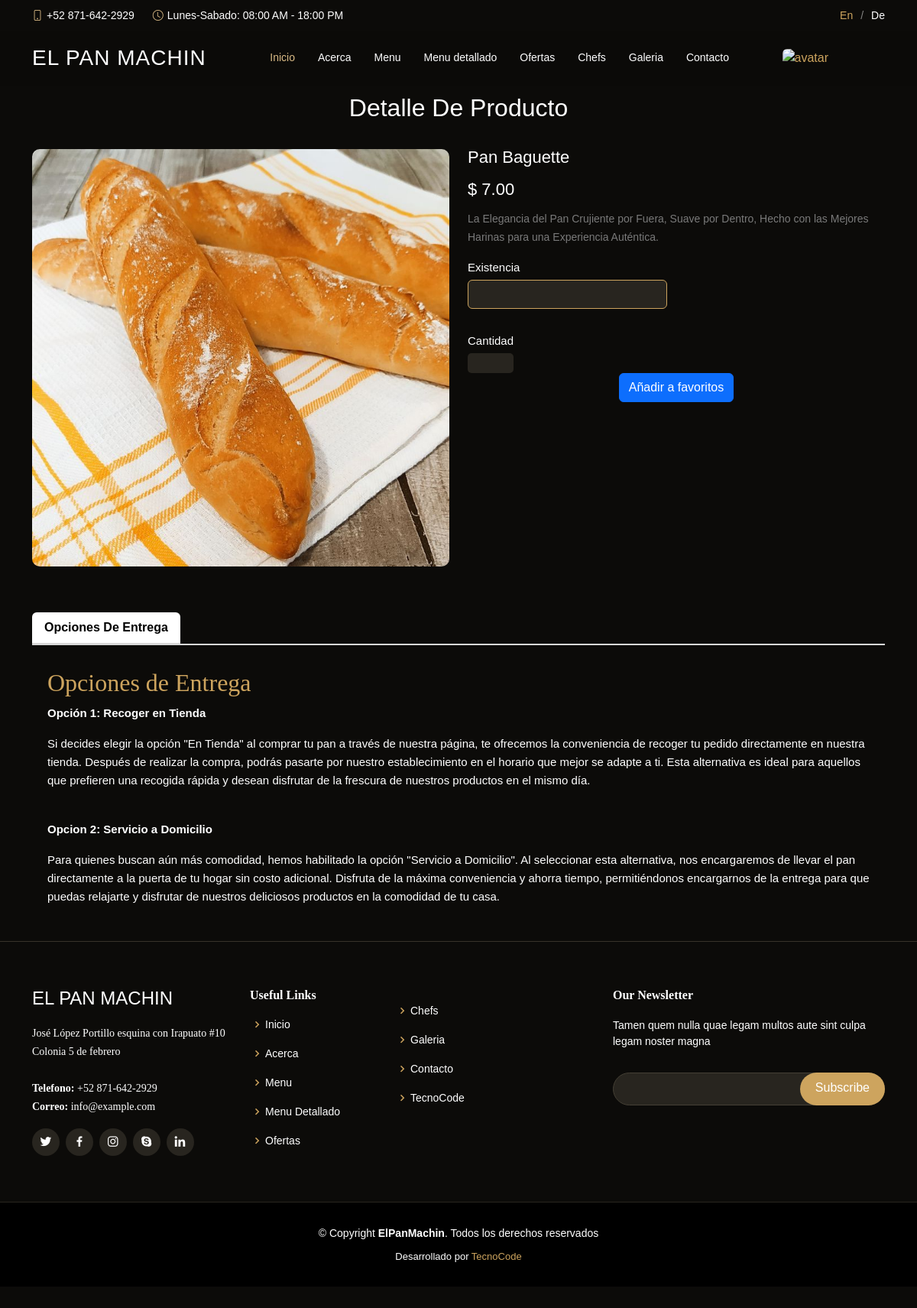
Screenshot of /src/views/user/product_details.php?id=4 (signed in) with the database file from the repository.
### tables this page shows
CREATE TABLE `img_productos` (
  `id_img_productos` int(11) NOT NULL,
  `id_producto` int(11) DEFAULT NULL,
  `nombre_imagen` varchar(500) DEFAULT NULL
);

CREATE TABLE `productos` (
  `id_producto` int(11) NOT NULL,
  `nom_producto` varchar(100) DEFAULT NULL,
  `precio` double DEFAULT NULL,
  `descripcion` varchar(500) DEFAULT NULL,
  `existencia` int(11) DEFAULT NULL,
  `estado` varchar(50) DEFAULT NULL,
  `fecha` timestamp NOT NULL DEFAULT current_timestamp() ON UPDATE current_timestamp()
);

### src/data/Database.php (called while the page is built, shortened)
<?php
class Database
{
    private $servername = "localhost";
    private $username = "root";
    private $password = "";
    private $dbname = "panaderia";
    private $conn;
    public function __construct()
    {
        try {
            $this->conn = new PDO("mysql:host=$this->servername;dbname=$this->dbname", $this->username, $this->password);
            $this->conn->setAttribute(PDO::ATTR_ERRMODE, PDO::ERRMODE_EXCEPTION);
            $this->conn->exec("set names utf8");
        } catch (PDOException $e) {
            echo "Error en la conexión: " . $e->getMessage();
        }
    }
    public function ejecutarConsulta($sql, $params = [])
    {
        try {
            $stmt = $this->conn->prepare($sql);
            $stmt->execute($params);
            return $stmt;
        } catch (PDOException $e) {
            echo "Error en la consulta: " . $e->getMessage();
            return null;
        }
    }
    public function seleccionarDatos($sql, $params = [])
    {
        $stmt = $this->ejecutarConsulta($sql, $params);
        if ($stmt) {
            return $stmt->fetchAll(PDO::FETCH_ASSOC);
        } else {
            return null;
        }
    }
}
?>

### src/views/user/product_details.php (the view, shortened to what this page needs)
<?php
$db = new Database;
if(isset($_GET['id'])){
  $id_producto = $_GET['id'];
  $sql_product = "select * from productos inner join img_productos on img_productos.id_producto=productos.id_producto where productos.id_producto=$id_producto";
$producto = $db->seleccionarDatos($sql_product);
}
?>
<!DOCTYPE html>
<html lang="en">
<head>
</head>
<body>
    <link href="https://maxcdn.bootstrapcdn.com/bootstrap/4.1.1/css/bootstrap.min.css" rel="stylesheet"
        id="bootstrap-css">
    <link rel="stylesheet" type="text/css"
        href="https://cdnjs.cloudflare.com/ajax/libs/OwlCarousel2/2.3.4/assets/owl.theme.default.min.css">
    <link href="https://cdnjs.cloudflare.com/ajax/libs/bootstrap/5.1.3/css/bootstrap.min.css" rel="stylesheet">
    <link href="https://cdn.jsdelivr.net/npm/bootstrap@5.3.3/dist/css/bootstrap.min.css" rel="stylesheet"
>
    <div class="pd-wrap">
        <link href="/panaderia/assets/vendor/animate.css/animate.min.css" rel="stylesheet">
        <link href="/panaderia/assets/vendor/aos/aos.css" rel="stylesheet">
        <link href="/panaderia/assets/vendor/bootstrap/css/bootstrap.min.css" rel="stylesheet">
        <link href="/panaderia/assets/vendor/bootstrap-icons/bootstrap-icons.css" rel="stylesheet">
        <link href="/panaderia/assets/vendor/boxicons/css/boxicons.min.css" rel="stylesheet">
        <link href="/panaderia/assets/vendor/glightbox/css/glightbox.min.css" rel="stylesheet">
        <link href="/panaderia/assets/vendor/swiper/swiper-bundle.min.css" rel="stylesheet">
        <link href="/panaderia/assets/css/style.css" rel="stylesheet">
        <?php include('../../../templates/navbar.php'); ?>
        <br><br><br>
        <div class="container">
            <div class="heading-section">
                <h2>Detalle De Producto</h2>
            </div>
            <?php
foreach($producto as $producto){
  $nombre = $producto['nom_producto'];
  $precio = $producto['precio'];
  $descripcion = $producto['descripcion'];
  $imagen = $producto['nombre_imagen'];
              ?>
            <div class="row">
                <div class="col-md-6">
                    <div id="slider" class="product-slider">
                        <div class="item">
                            <img style="border-radius:10px; width:100%; margin-bottom:20px;"
                                src="/panaderia/assets/img/images_product/<?php echo $imagen; ?> " />
                        </div>
                    </div>
                </div>
                <div class="col-md-6">
                    <div class="product-dtl">
                        <div class="product-info">
                            <div class="product-name"><?php echo $nombre?></div>
                            <div class="product-price-discount">
                                <span><?php echo "$ ". number_format($precio,2); ?></span>
                            </div>
                        </div>
                        <p><?php echo $descripcion?></p>
                        <div class="row">
                            <div class="col-md-6">
                                <label for="size">Existencia</label>
                                <select id="size" name="size" class="form-control"
                                    style="background:#28251f;color:white; outline:none; border:1px solid #cda45e"
                                    aria-label="Disabled select example" disabled>
                                </select>
                            </div>
                            <br><br><br><br>
                            <div class="product-count">
                                <label for="size">Cantidad</label>
                                <br>
                                <input type="number"
                                    style="background:#28251f; border-radius:5px; color:white; outline:none; border:0px "
                                    name="quantity" id="cantidad" class="qty">
                                <br>
                                <center>
                                    <button class="btn btn-primary add-to-cart">Añadir a favoritos </button>
                                </center>
                            </div>
                        </div>
                    </div>
                </div>
                <?php
  }
?>
                <div class="product-info-tabs" style="margin-top:40px">
                    <ul class="nav nav-tabs" id="myTab" role="tablist">
                        <li class="nav-item">
                            <a class="nav-link active" id="description-tab" data-toggle="tab" href="#description"
                                role="tab" aria-controls="description" aria-selected="true">Opciones De Entrega</a>
                        </li>
                    </ul>
                    <div class="tab-content" id="myTabContent">
                        <div class="tab-pane fade show active" id="description" role="tabpanel"
                            aria-labelledby="description-tab" style="color:white">
                            <h2 style="color:#cda45e">Opciones de Entrega</h2>
                            <p><b>Opción 1: Recoger en Tienda </b></p>
                            <p>Si decides elegir la opción "En Tienda" al comprar tu pan a través de nuestra página, te
                                ofrecemos la conveniencia de recoger tu pedido directamente en nuestra tienda. Después
                                de realizar la compra, podrás pasarte por nuestro establecimiento en el horario que
                                mejor se adapte a ti. Esta alternativa es ideal para aquellos que prefieren una recogida
                                rápida y desean disfrutar de la frescura de nuestros productos en el mismo día.</p>
                            <br>
                            <p><b>Opcion 2: Servicio a Domicilio</b></p>
                            <p>Para quienes buscan aún más comodidad, hemos habilitado la opción "Servicio a Domicilio".
                                Al seleccionar esta alternativa, nos encargaremos de llevar el pan directamente a la
                                puerta de tu hogar sin costo adicional. Disfruta de la máxima conveniencia y ahorra
                                tiempo, permitiéndonos encargarnos de la entrega para que puedas relajarte y disfrutar
                                de nuestros deliciosos productos en la comodidad de tu casa.</p>
                        </div>
                    </div>
                </div>
            </div>
        </div>
        <?php include('../../../templates/footer.php'); ?>
</body>
</html>

### assets/css/style.css (style rules this page uses)
body { font-family: "Open Sans", sans-serif; background: #0c0b09; color: #fff; }
a { color: #cda45e; text-decoration: none; }
h1, h2, h3, h4, h5, h6 { font-family: "Playfair Display", serif; }

### src/views/user/product_details.php (style rules this page uses)
.pd-wrap { padding: 40px 0; font-family: 'Poppins', sans-serif; }
.heading-section { text-align: center; margin-bottom: 20px; }
.heading-section h2 { font-size: 32px; font-weight: 500; padding-top: 10px; padding-bottom: 15px; font-family: 'Poppins', sans-serif; }
.product-name { font-size: 22px; font-weight: 500; line-height: 22px; margin-bottom: 4px; }
.product-price-discount { font-size: 22px; font-weight: 400; padding: 10px 0; clear: both; }
.product-info { width: 100%; }
.product-dtl p { font-size: 14px; line-height: 24px; color: #7a7a7a; }
.product-dtl .form-control { font-size: 15px; }
.product-dtl label { line-height: 16px; font-size: 15px; }
.product-count { margin-top: 15px; }
.product-count .qty { width: 60px; text-align: center; }
.product-info-tabs { margin-top: 25px; }
.product-info-tabs .nav-tabs { border-bottom: 2px solid #d8d8d8; }
.product-info-tabs .nav-tabs .nav-item { margin-bottom: 0; }
.product-info-tabs .nav-tabs .nav-link { border: none; border-bottom: 2px solid transparent; color: #323232; }
.product-info-tabs .nav-tabs .nav-item.show .nav-link, .product-info-tabs .nav-tabs .nav-link.active, .product-info-tabs .nav-tabs .nav-link.active:hover { border: none; border-bottom: 2px solid #d8d8d8; font-weight: bold; }
.product-info-tabs .tab-content .tab-pane { padding: 30px 20px; font-size: 15px; line-height: 24px; color: #7a7a7a; }

### rows the page displays
img_productos: nombre_imagen (picture), id_producto.nom_producto "Pan Baguette", id_producto.precio "7.00", id_producto.descripcion "La Elegancia del Pan Crujiente por Fuera, Suave por Dentro, Hecho con las Mejores Harinas para una Experiencia Auténtica."
